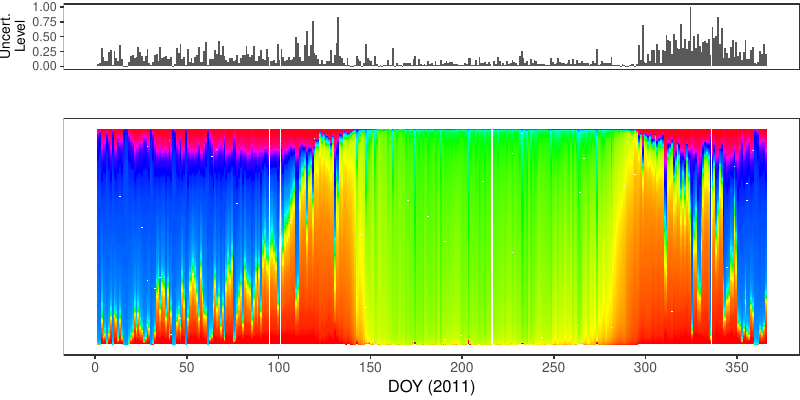

Generate this figure with R:
#!/usr/local/bin/Rscript
library(tidyverse)
library(colorspace)
library(cowplot)

get_col_types <- function() {
  cols(
    Dataset = col_character(),
    Camera_ID = col_character(),
    Year = col_integer(),
    Day = col_integer(),
    Hour = col_integer(),
    Minute = col_integer(),
    Metric_Type = col_character(),
    Considered_Pixels = col_integer(),
    HSV_Bin = col_integer(),
    HSV_H = col_double(),
    HSV_SMean = col_double(),
    HSV_VMean = col_double(),
    HSV_SMode = col_double(),
    HSV_VMode = col_double(),
    Gcc_Bin = col_integer(),
    Gcc_Value = col_double(),
    Gcc_Mean_R = col_double(),
    Gcc_Mean_G = col_double(),
    Gcc_Mean_B = col_double()
  )
}

get_theme <- function(base_size = 14) {
  theme_bw(base_size = base_size) +
  theme(
    plot.margin = unit(c(0,0,0,0), "cm"),
    legend.spacing = unit(0, "mm"),
    panel.grid = element_blank(),
    legend.position = "none",
    legend.justification = "left",
    legend.box.spacing = unit(0, "pt"),
    legend.box.margin = margin(0,0,0,0),
    legend.title = element_blank(),
    axis.title.y = element_blank(),
    axis.text.y = element_blank(),
    axis.ticks.y = element_blank()
  )
}

df.weights <- tibble(
  Hour = c(7, 9, 10, 12, 13, 15, 16),
  Weight = c(0.05, 0.075, 0.075, 0.3, 0.3, 0.15, 0.05)
)

relevant_hours <- df.weights %>% filter(Weight != 0) %>% pull(Hour)

data <- read_csv(
  '../../data/tky.csv.gz',
  col_types = get_col_types()
) %>%
  filter(Camera_ID == 'y18_d') %>%
  filter(Year >= 2006) %>%
  filter(Hour %in% relevant_hours) %>%
  group_by(Year, Day, Hour, HSV_Bin, Gcc_Bin) %>%
  slice(1) %>%
  ungroup %>%
  left_join(df.weights, by=c('Hour'))

full_days <- data  %>%
  group_by(Year, Day) %>%
  summarize(
    imagesCount = length(Hour %>% unique)
  ) %>%
  ungroup %>%
  filter(imagesCount == 7)

data2 <- full_days %>%
  left_join(data, by=c('Year', 'Day')) %>%
  mutate(
    HSV_H = Weight * HSV_H,
    HSV_SMean = Weight * HSV_SMean,
    HSV_VMean = Weight * HSV_VMean,
    HSV_SMode = Weight * HSV_SMode,
    HSV_VMode = Weight * HSV_VMode,
    Gcc_Value = Weight * Gcc_Value,
    Gcc_Mean_R = Weight * Gcc_Mean_R,
    Gcc_Mean_G = Weight * Gcc_Mean_G,
    Gcc_Mean_B = Weight * Gcc_Mean_B
  ) %>%
  group_by(Year, Day, HSV_Bin, Gcc_Bin) %>%
  summarize(
    HSV_H = as.integer(sum(HSV_H)),
    HSV_SMean = sum(HSV_SMean, na.rm = TRUE),
    HSV_VMean = sum(HSV_VMean, na.rm = TRUE),
    HSV_SMode = sum(HSV_SMode, na.rm = TRUE),
    HSV_VMode = sum(HSV_VMode, na.rm = TRUE),
    Gcc_Value = as.integer(sum(Gcc_Value)),
    Gcc_Mean_R = sum(Gcc_Mean_R, na.rm = TRUE),
    Gcc_Mean_G = sum(Gcc_Mean_G, na.rm = TRUE),
    Gcc_Mean_B = sum(Gcc_Mean_B, na.rm = TRUE)
  ) %>%
  ungroup %>%
  mutate(
    Metric_Type = case_when(
      HSV_Bin == -1 ~ 'Gcc',
      Gcc_Bin == -1 ~ 'HSV'
    )
  )

hourly_histograms <- data %>%
  select(
    Year, Day, Hour, Metric_Type, 
    HSV_Bin, HSV_H, Gcc_Bin, Gcc_Value,
    -Weight
  ) %>%
  mutate(
    Bin = case_when(
      Metric_Type == 'Gcc' ~ Gcc_Bin,
      Metric_Type == 'HSV' ~ HSV_Bin
    ),
    Bin_Value = case_when(
      Metric_Type == 'Gcc' ~ Gcc_Value,
      Metric_Type == 'HSV' ~ HSV_H
    )
  ) %>%
  select(-HSV_Bin, -HSV_H, -Gcc_Bin, -Gcc_Value)

weighted_histogram <- data2 %>%
  select(Year, Day, Metric_Type, HSV_Bin, HSV_H, Gcc_Bin, Gcc_Value) %>%
  mutate(
    Bin = case_when(
      Metric_Type == 'Gcc' ~ Gcc_Bin,
      Metric_Type == 'HSV' ~ HSV_Bin
    ),
    Bin_Value = case_when(
      Metric_Type == 'Gcc' ~ Gcc_Value,
      Metric_Type == 'HSV' ~ HSV_H
    )
  ) %>%
  select(-HSV_Bin, -HSV_H, -Gcc_Bin, -Gcc_Value)


a <- hourly_histograms %>%
  select(Year, Day, Hour, Metric_Type, Bin, Bin_Value)
b <- weighted_histogram %>%
  select(Year, Day, Metric_Type, Bin, Bin_Value)

a <- a %>% filter(Day %in% b$Day)
b <- b %>% filter(Day %in% a$Day)

df.EMD <- a %>%
  left_join(b, by=c('Year', 'Day', 'Metric_Type', 'Bin')) %>%
  rename(
    P = Bin_Value.x,
    Q = Bin_Value.y
  ) %>%
  group_by(Year, Day, Hour, Metric_Type) %>%
  mutate(`P_i-Q_i` = lag(lead(P-Q))) %>%
  mutate(`EMD_i` = ifelse(is.na(`P_i-Q_i`), 0, `P_i-Q_i`)) %>%
  mutate(`EMD_i` = cumsum(`EMD_i`)) %>%
  summarize(Distance = sum(abs(`EMD_i`))) %>%
  ungroup %>%
  arrange(Year, Day, Metric_Type)

df.EMD.weighted <- df.EMD %>%
  left_join(df.weights, by=c('Hour')) %>%
  mutate(Weighted_Distance = Distance * Weight) %>%
  group_by(Year, Day, Metric_Type) %>%
  summarize(Q = sum(Weighted_Distance))

uncertainty_by_style <- df.EMD.weighted %>%
  mutate(
    Q = case_when(
      Metric_Type == 'Gcc' ~ Q/100,
      Metric_Type == 'HSV' ~ Q/360
    )
  )

hsv_cpm_for_plot <- data2 %>% 
  filter(Year == 2011) %>%
  filter(Metric_Type == 'HSV') %>%
    # Compute the color codes
  mutate(
    Color.Code.H = hex(HSV(HSV_Bin, 1, 1)),
    Color.Code.Mean = hex(HSV(HSV_Bin, HSV_SMean, HSV_VMean)),
    Color.Code.Mode = hex(HSV(HSV_Bin, HSV_SMode, HSV_VMode)),
    Color.Code.Gcc = hex(RGB(Gcc_Mean_R, Gcc_Mean_G, Gcc_Mean_B))
  ) %>% 
  select(
    -HSV_SMean, -HSV_VMean,
    -HSV_SMode, -HSV_VMode,
    -Gcc_Mean_R, -Gcc_Mean_G, -Gcc_Mean_B
  ) %>%
  # Extract the bin and bin value information
  mutate(
    Bin = case_when(
      Metric_Type == 'HSV' ~ HSV_Bin,
      Metric_Type == 'Gcc' ~ Gcc_Bin
    ),
    Bin_Value = as.integer(case_when(
      Metric_Type == 'HSV' ~ HSV_H,
      Metric_Type == 'Gcc' ~ Gcc_Value
    ))
  ) %>%
  select(-HSV_Bin, -HSV_H, -Gcc_Bin, -Gcc_Value) %>%
  select(Year, Day, Metric_Type, Bin, Bin_Value, everything()) %>%
  # Make it tidy
  gather(Style, Color, -Year, -Day, -Metric_Type, -Bin, -Bin_Value) %>%
  mutate(Style = gsub('Color.Code.', '', Style)) %>%
  # Remove useless combinations
  filter(!(Metric_Type == 'Gcc' & Style %in% c('H', 'Mean', 'Mode'))) %>%
  filter(!(Metric_Type == 'HSV' & Style == 'Gcc')) %>%
  # Create the key
  mutate(Key = paste(Year, Day, Bin, Style, sep='_')) %>%
  mutate(Key = factor(Key, levels=Key)) %>%
  # Sort the bins
  arrange(Style, Year, Day, Bin) %>%
  # Calculate the cumsums
  group_by(Style, Year, Day) %>%
  arrange(Bin) %>%
  filter(Bin_Value != 0) %>%
  mutate(
    Y.min = cumsum(Bin_Value) - Bin_Value,
    Y.max = cumsum(Bin_Value)
  ) %>%
  ungroup %>%
  arrange(Style, Year, Day, Bin)

palette <- hsv_cpm_for_plot %>% pull(Color)
names(palette) <- hsv_cpm_for_plot %>% pull(Key)

hsv_cpm_plot <- hsv_cpm_for_plot %>%
  filter(Style == 'H') %>%
  ggplot() +
    scale_fill_manual(values=palette) +
    geom_rect(
      aes(xmin=Day, xmax=Day+1, ymin=Y.min, ymax=Y.max, fill=Key)
    ) +
    get_theme(base_size = 12) +
    scale_x_continuous(
      name = 'DOY (2011)',
      breaks = c(0, 50, 100, 150, 200, 250, 300, 350)
    )

quality_plot <- uncertainty_by_style %>%
  filter(Year == 2011) %>%
  filter(Metric_Type == 'HSV') %>%
  ungroup %>%
  mutate(Q = Q/max(Q)) %>%
  ggplot(aes(x = Day, y = Q)) +
    geom_col(width = 1) +
    theme_bw() +
    theme(
      plot.margin = unit(c(1,0,1,0), 'mm'),
      panel.grid = element_blank(),
      legend.position = 'none',
      legend.spacing = unit(0, 'mm'),
      legend.box.spacing = unit(0, 'pt'),
      legend.box.margin = margin(0,0,0,0),
      axis.title.x = element_blank(),
      axis.text.x = element_blank(),
      axis.ticks.x = element_blank(),
      axis.title.y = element_text(size=10),
    ) +
    ylab("Uncert.\nLevel")

p <- plot_grid(
  quality_plot,
  hsv_cpm_plot, 
  nrow=2,
  ncol = 1,
  align='vh',
  rel_heights=c(2, 5)
)

ggsave('tky-2011-weighted-hsv-Q.pdf', plot=p, width=8, height=4)
